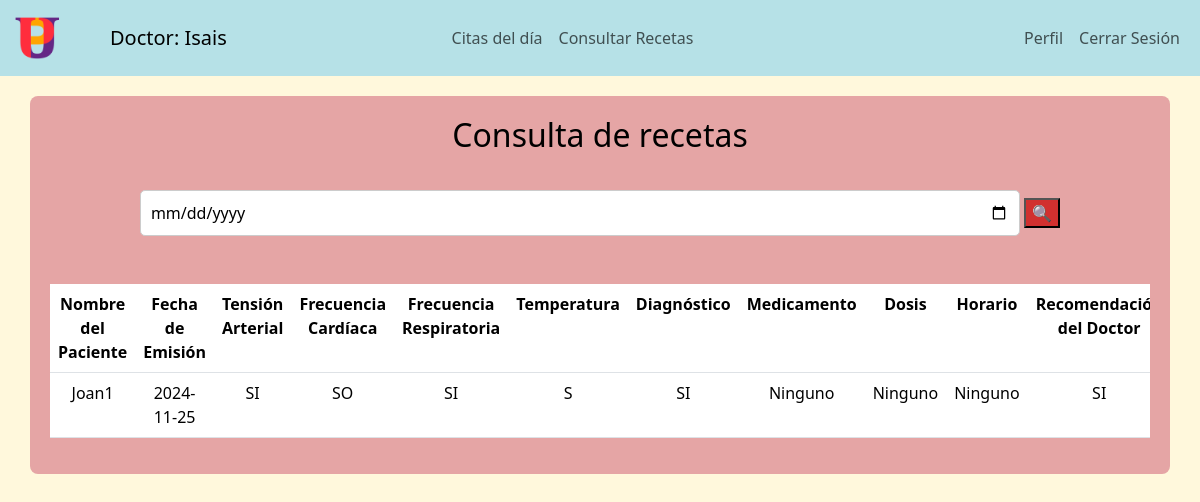
Before: /index.php?accion=consultarRecetas (signed in) with the older database file.
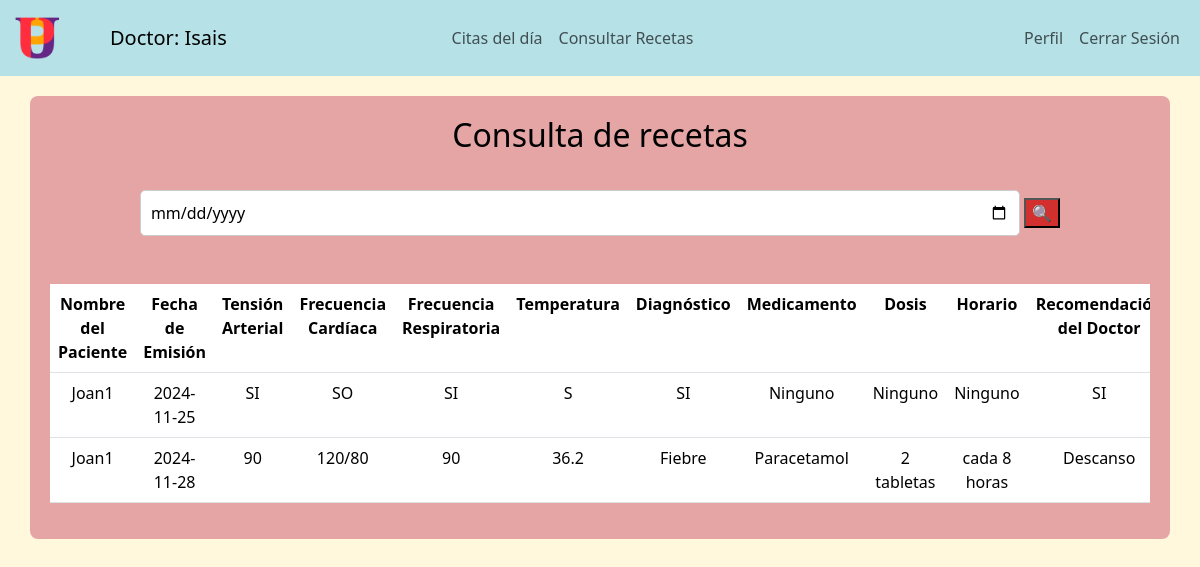
After: the same page with the newer database file.
### tables this page shows
CREATE TABLE `paciente` (
  `idPaciente` int NOT NULL AUTO_INCREMENT COMMENT 'Llave primaria de la tabla paciente',
  `Nombre` varchar(45) NOT NULL COMMENT 'Nombre del paciente',
  `A_Paterno` varchar(45) NOT NULL COMMENT 'Apellido paterno del paciente',
  `A_Materno` varchar(45) DEFAULT NULL COMMENT 'Apellido materno del paciente',
  `Genero` varchar(45) NOT NULL COMMENT 'Genero del paciente',
  `Matricula` varchar(45) NOT NULL COMMENT 'Matricula de la universidad del paciente que tambien sirve para iniciar sesion en la pagina',
  `Contrasenia` varchar(45) NOT NULL COMMENT 'Contrasenia del paciente para iniciar sesion en la plataforma',
  `Fecha_Nacimiento` date NOT NULL COMMENT 'Fecha de nacimiento del paciente',
  `Estado_Civil` varchar(45) DEFAULT NULL COMMENT 'Estado civil del paciente ',
  `Carrera_idCarrera` int NOT NULL COMMENT 'Llave foranea de la tabla carrera',
  PRIMARY KEY (`idPaciente`),
  KEY `fk_Paciente_Carrera1_idx` (`Carrera_idCarrera`),
  CONSTRAINT `fk_Paciente_Carrera1` FOREIGN KEY (`Carrera_idCarrera`) REFERENCES `carrera` (`idCarrera`)
);

CREATE TABLE `receta` (
  `idReceta` int NOT NULL AUTO_INCREMENT COMMENT 'Llave primaria de la tabla receta',
  `Recomendacion_Doctor` varchar(45) NOT NULL COMMENT 'Recomendaciones que el doctor sugiere al paciente',
  `Fecha_Emision` date NOT NULL COMMENT 'Fecha en la que se genero la receta',
  `Nota_Doctor` varchar(45) NOT NULL COMMENT 'Notas adicionales del doctor',
  `Tension_Arterial` varchar(45) NOT NULL COMMENT 'Nivel de Tension Arterial del paciente',
  `Frecuencia_Cardiaca` varchar(45) NOT NULL COMMENT 'Nivel de frecuencia cardiaca del paciente',
  `Frecuencia_Respiratoria` varchar(45) NOT NULL COMMENT 'Nivel de frecuencia respiratoria del paciente',
  `Temperatura` varchar(45) NOT NULL COMMENT 'Temparuta que presenta el paciente',
  `Diagnostico` varchar(45) NOT NULL COMMENT 'Diagnostico final de la enfermedad que tiene el paciente',
  `Cita_idCita` int NOT NULL COMMENT 'Llave foranea de la tabla cita',
  PRIMARY KEY (`idReceta`,`Cita_idCita`),
  KEY `fk_Receta_Cita1_idx` (`Cita_idCita`),
  CONSTRAINT `fk_Receta_Cita1` FOREIGN KEY (`Cita_idCita`) REFERENCES `cita` (`idCita`)
);

CREATE TABLE `medicamento` (
  `idMedicamento` int NOT NULL AUTO_INCREMENT COMMENT 'Llave primaria de la tabla medicamento',
  `Nombre` varchar(45) NOT NULL COMMENT 'Nombre del medicamento',
  `Descripcion` varchar(45) NOT NULL COMMENT 'Descripcion del medicamento',
  `Concentracion` varchar(45) NOT NULL COMMENT 'Cantidad que contiene el frasco o la presentacion del medicamento',
  `Fecha_Caducidad` date NOT NULL COMMENT 'Fecha en la cual ya no es recomendable el uso del medicamento',
  PRIMARY KEY (`idMedicamento`)
);

CREATE TABLE `prescripcion` (
  `Horario` varchar(45) NOT NULL COMMENT 'Horario en la cual se tiene que administrar el medicamento',
  `Dosis` varchar(45) NOT NULL COMMENT 'Cantidad que se tiene que suministrar del medicamento',
  `Receta_idReceta` int NOT NULL COMMENT 'Llave foranea de la tabla receta',
  `Medicamento_idMedicamento` int NOT NULL COMMENT 'Llave foranea de la tabla medicamento',
  KEY `fk_Medicamento_has_Receta_Receta1_idx` (`Receta_idReceta`),
  KEY `fk_Prescripcion_Medicamento1_idx` (`Medicamento_idMedicamento`),
  CONSTRAINT `fk_Medicamento_has_Receta_Receta1` FOREIGN KEY (`Receta_idReceta`) REFERENCES `receta` (`idReceta`),
  CONSTRAINT `fk_Prescripcion_Medicamento1` FOREIGN KEY (`Medicamento_idMedicamento`) REFERENCES `medicamento` (`idMedicamento`)
);

### Modelo/Citas.php (called while the page is built, shortened)
<?php
    class Cita{
        private $conn;
        public function __construct($db){
            $this->conn = $db;
        }
        public function ContsultarCitasDoctor($idDoctor){
            $sql= "select * from cita where Doctor_idDoctor=$idDoctor;";
            $resul=mysqli_query($this->conn,$sql);
            return $resul;
        }
    }
?>

### index.php (called while the page is built, shortened)
<?php
include 'Static/connect/db.php';
include 'Controlador/C_Doctor.php';
include 'Controlador/C_Admi.php';
$controller = null;
if (isset($_SESSION['Tipo'])) {
    switch ($_SESSION['Tipo']) {
        case 'Doctor':
            $controller = new C_Doctor($conn);
            break;
    }
} else {
    $controller = new C_Usuario($conn);
}
$controller->acciones();
?>

### Modelo/Recetas.php (called while the page is built, shortened)
<?php
class Receta{
    private $conn;
    public function __construct($db) {
        $this->conn = $db;
    }
    public function obtenerTodasRecetaId($id){
        $sql = "SELECT * FROM receta WHERE Cita_idCita = $id;";
        $resultado =  mysqli_query($this->conn,$sql);
            return $resultado;
    }
}
?>

### Modelo/Paciente.php (called while the page is built, shortened)
<?php
    class paciente{
        private $conn;
        public function __construct($db){
            $this->conn = $db;
        }
        public function ConsultarPaciente($idPaciente){
            $sql = "SELECT * FROM paciente where idPaciente=$idPaciente;";
            $result = $this->conn->query($sql);
            return $result->fetch_assoc();
        }
    }
?>

### Modelo/Prescripcion.php (called while the page is built, shortened)
<?php
class Prescripcion{
    private $conn;
    public function __construct($db) {
        $this->conn = $db;
    }
    public function obtenerPrescripcionId($id){
        $sql = "SELECT * FROM prescripcion where Receta_idReceta = $id;";
        $resultado = mysqli_query($this->conn,$sql);
        if($resultado->num_rows > 0){
            return $resultado->fetch_array();
        }else{
            return null;
        }
    }
}
?>

### Modelo/Medicamento.php (called while the page is built, shortened)
<?php
   class Medicamentos{
        private $conn;
        public function __construct($db){
            $this->conn = $db;
        }
        public function ConsultarMedicamento($idMedicamento){
            $sql = "SELECT * FROM medicamento where idMedicamento = $idMedicamento";
            $result = mysqli_query($this->conn,$sql);
            return $result->fetch_assoc();
        }
   }
?>

### Controlador/C_Doctor.php (the view, shortened to what this page needs)
<?php
include 'Modelo/Recetas.php';
include 'Modelo/Paciente.php';
class C_Doctor {
    private $conn;
    public function __construct($conn) {
        $this->conn = $conn;
    }
    public function acciones() {
        $action = isset($_GET['accion']) ? $_GET['accion'] : '';
        switch ($action) {
            case 'consultarRecetas':
                $this->consultarRecetas();
                break;
        }
    }
    private function consultarRecetas() {
        $idDoctor = $_SESSION['idUsuario'];
        $MCita = new Cita($this->conn);
        $MReceta = new Receta($this->conn);
        $MPaciente = new Paciente($this->conn);
        $MPrescripcion = new Prescripcion($this->conn);
        $MMedicamento = new Medicamentos($this->conn);
        $Salida="";
        $CitasDoc = $MCita->ContsultarCitasDoctor($idDoctor);
        while($rowCitas = $CitasDoc->fetch_assoc()){
            $Paciente=$MPaciente->ConsultarPaciente($rowCitas['Paciente_idPaciente']);
            $Receta=$MReceta->obtenerTodasRecetaId($rowCitas['idCita']);
            while($RowReceta = $Receta->fetch_assoc()){
                $ResultPrescripcion = $MPrescripcion->obtenerPrescripcionId($RowReceta['idReceta']);
                $ResultMedicamento = $MMedicamento->ConsultarMedicamento($ResultPrescripcion['Medicamento_idMedicamento']);
                $Salida.="<tr>";
                $Salida.="<td>".$Paciente['Nombre']." </td>";
                $Salida.="<td>".$RowReceta['Fecha_Emision']."</td>";
                $Salida.="<td>".$RowReceta['Tension_Arterial']."</td>";
                $Salida.="<td>".$RowReceta['Frecuencia_Cardiaca']."</td>";
                $Salida.="<td>".$RowReceta['Frecuencia_Respiratoria']."</td>";
                $Salida.="<td>".$RowReceta['Temperatura']."</td>";
                $Salida.="<td>".$RowReceta['Diagnostico']."</td>";
                $Salida.="<td>".$ResultMedicamento['Nombre']."</td>";
                $Salida.="<td>".$ResultPrescripcion['Dosis']."</td>";
                $Salida.="<td>".$ResultPrescripcion['Horario']."</td>";
                $Salida.="<td>".$RowReceta['Recomendacion_Doctor']."</td>";
                $Salida.="<td>".$RowReceta['Nota_Doctor']."</td>";
                $Salida.="<td><a class='btn btn-primary' data-bs-toggle='modal' data-bs-target='#recetaModificar' data-bs-id='" . $RowReceta["idReceta"] . "' >Modificar</a>
                            </td>";
                $Salida.="<td><a href='#' class='btn btn-danger' data-bs-toggle='modal' data-bs-target='#eliminaReceta' data-bs-id='" . $RowReceta["idReceta"] . "' >Eliminar</a>
                           </td>";
            }
        }
        include 'Vista/consultarRecetas.php';
    }
}
?>

### Vista/consultarRecetas.php (shortened to what this page needs)
<?php
    $nombre=$_SESSION['Nombre'];
        ?>
<!DOCTYPE html>
<html lang="es">
<head>
        <link href="https://cdn.jsdelivr.net/npm/bootstrap@5.3.3/dist/css/bootstrap.min.css" rel="stylesheet">
     <link rel="stylesheet" href="Static/css/styles.css">
</head>
<body>
<nav class="navbar navbar-expand-lg">
        <div class="container-fluid">
            <a class="navbar-brand d-flex align-items-center" href="index.php">
                <img src="Static/img/upemor_logo.png" alt="Logo" width="50">
                <span class="ms-5">Doctor: <?php echo $nombre; ?></span>
            </a>
            <div class="collapse navbar-collapse justify-content-center ms-5" id="navbarNav">
                <ul class="navbar-nav">
                    <li class="nav-item ms-5">
                        <a class="nav-link" href="index.php?accion=consultarCitas">Citas del día</a>
                    </li>
                    <li class="nav-item">
                        <a class="nav-link" href="index.php?accion=consultarRecetas">Consultar Recetas</a>
                    </li>
                </ul>
            </div>
            <div class="collapse navbar-collapse justify-content-end" id="navbarNav">
                <ul class="navbar-nav">
                    <li class="nav-item">
                        <a class="nav-link" href="#">Perfil</a>
                    </li>
                    <li class="nav-item">
                        <a class="nav-link" href="logout.php">Cerrar Sesión</a>
                    </li>
                </ul>
            </div>
        </div>
    </nav>
<div class="container-fluid containerCon"  >
    <h2 style="color: black;">Consulta de recetas</h2>
    <div class="search-bar " id="barraBusqueda">
        <form method="GET" action="">
            <input type="date"  id="fechaBusqueda" name="fechaBusqueda" placeholder="Nombre de usuario" >
            <button type="submit">🔍</button>
        </form>
    </div>
    <div class="table-responsive " id="tablaCitas">
    <table class="table w-100">
        <tr>
            <th>Nombre del Paciente</th>
            <th>Fecha de Emisión</th>
            <th>Tensión Arterial</th>
            <th>Frecuencia Cardíaca</th>
            <th>Frecuencia Respiratoria</th>
            <th>Temperatura</th>
            <th>Diagnóstico</th>
            <th>Medicamento</th>
            <th>Dosis</th>
            <th>Horario</th>
            <th>Recomendación del Doctor</th>
        </tr>
        <?php
        echo $Salida;
        ?>
    </table>
    </div>
</div>
</body>
</html>

### Static/css/styles.css (style rules this page uses)
body { background-color: rgb(255, 248, 220); }
h2 { color: #00abe4; margin-bottom: 20px; }
button { background-color: #d1302f; color: white; }
.navbar { background-color: #b6e1e7; }
.containerCon { width: 95%; margin: 20px auto; background-color: #e5a5a5; padding: 20px; border-radius: 8px; display: flexbox; align-content: center; text-align: center; }
.search-bar input { padding: 10px; margin-bottom: 3rem; margin-top: 1rem; width: 80%; border: 1px solid #ccc; border-radius: 5px; }

Changed rows visible on the page:
added receta: $Paciente['Nombre'] "Joan1", Fecha_Emision "2024-11-28", Tension_Arterial "90", Frecuencia_Cardiaca "120/80", Frecuencia_Respiratoria "90", Temperatura "36.2", Diagnostico "Fiebre", medicamento.Nombre "Paracetamol", prescripcion.Dosis "2 tabletas", prescripcion.Horario "cada 8 horas", Recomendacion_Doctor "Descanso"
